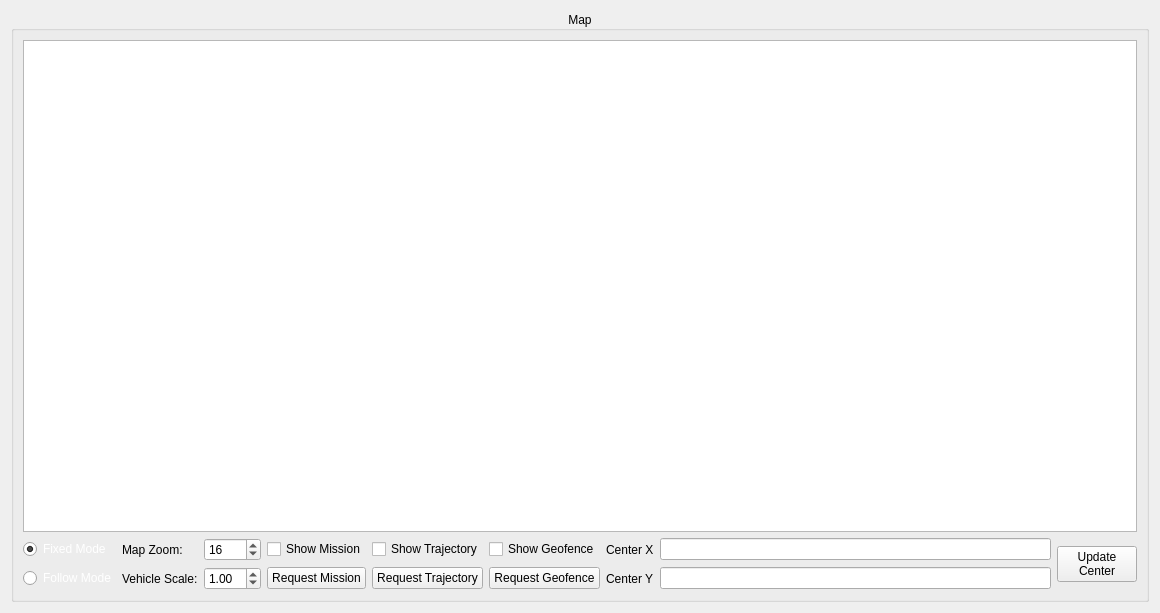
<?xml version="1.0" encoding="UTF-8"?>
<ui version="4.0">
 <class>WidgetOverheadMap</class>
 <widget class="QWidget" name="WidgetOverheadMap">
  <property name="geometry">
   <rect>
    <x>0</x>
    <y>0</y>
    <width>1160</width>
    <height>613</height>
   </rect>
  </property>
  <property name="sizePolicy">
   <sizepolicy hsizetype="Expanding" vsizetype="Expanding">
    <horstretch>0</horstretch>
    <verstretch>0</verstretch>
   </sizepolicy>
  </property>
  <property name="maximumSize">
   <size>
    <width>16777215</width>
    <height>16777215</height>
   </size>
  </property>
  <property name="windowTitle">
   <string>Form</string>
  </property>
  <layout class="QGridLayout" name="gridLayout_3">
   <item row="0" column="0">
    <widget class="QGroupBox" name="groupBox">
     <property name="title">
      <string>Map</string>
     </property>
     <property name="alignment">
      <set>Qt::AlignCenter</set>
     </property>
     <layout class="QGridLayout" name="gridLayout">
      <item row="0" column="0">
       <layout class="QVBoxLayout" name="verticalLayout">
        <item>
         <widget class="GraphicsMapView" name="mapView"/>
        </item>
        <item>
         <layout class="QHBoxLayout" name="horizontalLayout">
          <item>
           <layout class="QGridLayout" name="gridLayout_2">
            <item row="0" column="2">
             <widget class="QDoubleSpinBox" name="zoomBox">
              <property name="decimals">
               <number>0</number>
              </property>
              <property name="minimum">
               <double>12.000000000000000</double>
              </property>
              <property name="maximum">
               <double>17.000000000000000</double>
              </property>
              <property name="singleStep">
               <double>1.000000000000000</double>
              </property>
              <property name="value">
               <double>16.000000000000000</double>
              </property>
             </widget>
            </item>
            <item row="0" column="1">
             <widget class="QLabel" name="zoomLabel">
              <property name="text">
               <string>Map Zoom:</string>
              </property>
             </widget>
            </item>
            <item row="0" column="3">
             <widget class="QCheckBox" name="displayWaypoints">
              <property name="text">
               <string>Show Mission</string>
              </property>
             </widget>
            </item>
            <item row="0" column="7">
             <widget class="QLineEdit" name="CenterX"/>
            </item>
            <item row="1" column="1">
             <widget class="QLabel" name="airplaneScaleLabel">
              <property name="text">
               <string>Vehicle Scale:</string>
              </property>
             </widget>
            </item>
            <item row="1" column="6">
             <widget class="QLabel" name="centerYValue">
              <property name="text">
               <string>Center Y</string>
              </property>
             </widget>
            </item>
            <item row="0" column="6">
             <widget class="QLabel" name="centerXLabel">
              <property name="text">
               <string>Center X</string>
              </property>
             </widget>
            </item>
            <item row="1" column="7">
             <widget class="QLineEdit" name="CenterY"/>
            </item>
            <item row="1" column="0">
             <widget class="QRadioButton" name="followModeButton">
              <property name="palette">
               <palette>
                <active>
                 <colorrole role="WindowText">
                  <brush brushstyle="SolidPattern">
                   <color alpha="255">
                    <red>255</red>
                    <green>255</green>
                    <blue>255</blue>
                   </color>
                  </brush>
                 </colorrole>
                </active>
                <inactive>
                 <colorrole role="WindowText">
                  <brush brushstyle="SolidPattern">
                   <color alpha="255">
                    <red>255</red>
                    <green>255</green>
                    <blue>255</blue>
                   </color>
                  </brush>
                 </colorrole>
                </inactive>
                <disabled>
                 <colorrole role="WindowText">
                  <brush brushstyle="SolidPattern">
                   <color alpha="255">
                    <red>190</red>
                    <green>190</green>
                    <blue>190</blue>
                   </color>
                  </brush>
                 </colorrole>
                </disabled>
               </palette>
              </property>
              <property name="text">
               <string>Follow Mode</string>
              </property>
             </widget>
            </item>
            <item row="0" column="0">
             <widget class="QRadioButton" name="fixedModeButton">
              <property name="palette">
               <palette>
                <active>
                 <colorrole role="WindowText">
                  <brush brushstyle="SolidPattern">
                   <color alpha="255">
                    <red>255</red>
                    <green>255</green>
                    <blue>255</blue>
                   </color>
                  </brush>
                 </colorrole>
                </active>
                <inactive>
                 <colorrole role="WindowText">
                  <brush brushstyle="SolidPattern">
                   <color alpha="255">
                    <red>255</red>
                    <green>255</green>
                    <blue>255</blue>
                   </color>
                  </brush>
                 </colorrole>
                </inactive>
                <disabled>
                 <colorrole role="WindowText">
                  <brush brushstyle="SolidPattern">
                   <color alpha="255">
                    <red>190</red>
                    <green>190</green>
                    <blue>190</blue>
                   </color>
                  </brush>
                 </colorrole>
                </disabled>
               </palette>
              </property>
              <property name="text">
               <string>Fixed Mode</string>
              </property>
              <property name="checked">
               <bool>true</bool>
              </property>
             </widget>
            </item>
            <item row="1" column="2">
             <widget class="QDoubleSpinBox" name="airplaneScaleBox">
              <property name="singleStep">
               <double>0.010000000000000</double>
              </property>
              <property name="value">
               <double>1.000000000000000</double>
              </property>
             </widget>
            </item>
            <item row="0" column="4">
             <widget class="QCheckBox" name="displayTrajectory">
              <property name="text">
               <string>Show Trajectory</string>
              </property>
             </widget>
            </item>
            <item row="1" column="3">
             <widget class="QPushButton" name="requestMission">
              <property name="text">
               <string>Request Mission</string>
              </property>
             </widget>
            </item>
            <item row="1" column="4">
             <widget class="QPushButton" name="requestTrajectory">
              <property name="text">
               <string>Request Trajectory</string>
              </property>
             </widget>
            </item>
            <item row="0" column="5">
             <widget class="QCheckBox" name="displaySafetyRectangle">
              <property name="text">
               <string>Show Geofence</string>
              </property>
             </widget>
            </item>
            <item row="1" column="5">
             <widget class="QPushButton" name="requestSafetyNet">
              <property name="text">
               <string>Request Geofence</string>
              </property>
             </widget>
            </item>
           </layout>
          </item>
          <item>
           <widget class="QPushButton" name="updateCenter">
            <property name="sizePolicy">
             <sizepolicy hsizetype="Minimum" vsizetype="Fixed">
              <horstretch>0</horstretch>
              <verstretch>0</verstretch>
             </sizepolicy>
            </property>
            <property name="text">
             <string>Update
Center</string>
            </property>
           </widget>
          </item>
         </layout>
        </item>
       </layout>
      </item>
     </layout>
    </widget>
   </item>
  </layout>
 </widget>
 <customwidgets>
  <customwidget>
   <class>GraphicsMapView</class>
   <extends>QGraphicsView</extends>
   <header>ground_station/Widgets/GraphicsMapView.h</header>
  </customwidget>
 </customwidgets>
 <resources/>
 <connections/>
</ui>
